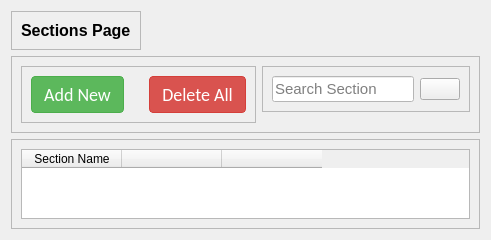
            <widget class="QWidget" name="sections_page">
             <property name="styleSheet">
              <string notr="true"/>
             </property>
             <layout class="QVBoxLayout" name="verticalLayout_10">
              <item alignment="Qt::AlignLeft|Qt::AlignTop">
               <widget class="QFrame" name="frame_12">
                <property name="frameShape">
                 <enum>QFrame::StyledPanel</enum>
                </property>
                <property name="frameShadow">
                 <enum>QFrame::Raised</enum>
                </property>
                <layout class="QHBoxLayout" name="horizontalLayout_8">
                 <item alignment="Qt::AlignLeft|Qt::AlignTop">
                  <widget class="QLabel" name="label_3">
                   <property name="font">
                    <font>
                     <family>Arial</family>
                     <pointsize>12</pointsize>
                     <weight>75</weight>
                     <bold>true</bold>
                    </font>
                   </property>
                   <property name="styleSheet">
                    <string notr="true">color: black;
</string>
                   </property>
                   <property name="text">
                    <string>Sections Page</string>
                   </property>
                  </widget>
                 </item>
                </layout>
               </widget>
              </item>
              <item alignment="Qt::AlignTop">
               <widget class="QFrame" name="frame_9">
                <property name="sizePolicy">
                 <sizepolicy hsizetype="Preferred" vsizetype="Preferred">
                  <horstretch>0</horstretch>
                  <verstretch>0</verstretch>
                 </sizepolicy>
                </property>
                <property name="frameShape">
                 <enum>QFrame::StyledPanel</enum>
                </property>
                <property name="frameShadow">
                 <enum>QFrame::Raised</enum>
                </property>
                <layout class="QHBoxLayout" name="horizontalLayout_7">
                 <item alignment="Qt::AlignLeft">
                  <widget class="QFrame" name="frame_10">
                   <property name="styleSheet">
                    <string notr="true"/>
                   </property>
                   <property name="frameShape">
                    <enum>QFrame::StyledPanel</enum>
                   </property>
                   <property name="frameShadow">
                    <enum>QFrame::Raised</enum>
                   </property>
                   <layout class="QHBoxLayout" name="horizontalLayout_9">
                    <property name="spacing">
                     <number>25</number>
                    </property>
                    <item alignment="Qt::AlignLeft">
                     <widget class="QPushButton" name="add_section_button">
                      <property name="font">
                       <font>
                        <family>Calibri</family>
                        <pointsize>-1</pointsize>
                        <weight>50</weight>
                        <bold>false</bold>
                       </font>
                      </property>
                      <property name="styleSheet">
                       <string notr="true">QPushButton
{
 display: inline-block;
  padding: 6px 12px;
  margin-bottom: 0;
  font-size: 18px;
  font-weight: normal;
  line-height: 1.42857143;
  text-align: center;
  white-space: nowrap;
  vertical-align: middle;
  -ms-touch-action: manipulation;
      touch-action: manipulation;
  cursor: pointer;
  -webkit-user-select: none;
     -moz-user-select: none;
      -ms-user-select: none;
          user-select: none;
  background-image: none;
  border: 1px solid transparent;
  border-radius: 4px;
color: #fff; 
background-color: #5cb85c;
  border-color: #4cae4c;
}


:hover
{
 color: #fff;
  background-color: #449d44;
  border-color: #398439;
}</string>
                      </property>
                      <property name="text">
                       <string>Add New</string>
                      </property>
                      <property name="icon">
                       <iconset resource="icons.qrc">
                        <normaloff>:/icons/icons/icons8-add-48.png</normaloff>:/icons/icons/icons8-add-48.png</iconset>
                      </property>
                      <property name="iconSize">
                       <size>
                        <width>24</width>
                        <height>24</height>
                       </size>
                      </property>
                     </widget>
                    </item>
                    <item alignment="Qt::AlignLeft">
                     <widget class="QPushButton" name="section_delete_all_button">
                      <property name="font">
                       <font>
                        <family>Calibri</family>
                        <pointsize>-1</pointsize>
                        <weight>50</weight>
                        <bold>false</bold>
                       </font>
                      </property>
                      <property name="styleSheet">
                       <string notr="true">QPushButton
{
 display: inline-block;
  padding: 6px 12px;
  margin-bottom: 0;
  font-size: 18px;
  font-weight: normal;
  line-height: 1.42857143;
  text-align: center;
  white-space: nowrap;
  vertical-align: middle;
  -ms-touch-action: manipulation;
      touch-action: manipulation;
  cursor: pointer;
  -webkit-user-select: none;
     -moz-user-select: none;
      -ms-user-select: none;
          user-select: none;
  background-image: none;
  border: 1px solid transparent;
  border-radius: 4px;
color: #fff; 
background-color: #5cb85c;
  border-color: #4cae4c;
}
QPushButton
{
color: #fff;
  background-color: #d9534f;
  border-color: #d43f3a;

}


:hover
{
 color: #fff;
  background-color: #c9302c;
  border-color: #ac2925;
}</string>
                      </property>
                      <property name="text">
                       <string>Delete All</string>
                      </property>
                      <property name="icon">
                       <iconset resource="icons.qrc">
                        <normaloff>:/icons/icons/delete_icon_red.png</normaloff>:/icons/icons/delete_icon_red.png</iconset>
                      </property>
                      <property name="iconSize">
                       <size>
                        <width>24</width>
                        <height>24</height>
                       </size>
                      </property>
                     </widget>
                    </item>
                   </layout>
                  </widget>
                 </item>
                 <item alignment="Qt::AlignRight|Qt::AlignTop">
                  <widget class="QFrame" name="frame_11">
                   <property name="frameShape">
                    <enum>QFrame::StyledPanel</enum>
                   </property>
                   <property name="frameShadow">
                    <enum>QFrame::Raised</enum>
                   </property>
                   <layout class="QHBoxLayout" name="horizontalLayout_10">
                    <item alignment="Qt::AlignRight">
                     <widget class="QLineEdit" name="search_section_text">
                      <property name="font">
                       <font>
                        <family>Arial</family>
                        <pointsize>11</pointsize>
                       </font>
                      </property>
                      <property name="styleSheet">
                       <string notr="true">background-color: white; 
border-bottom: 1px solid;</string>
                      </property>
                      <property name="placeholderText">
                       <string>Search Section</string>
                      </property>
                     </widget>
                    </item>
                    <item alignment="Qt::AlignLeft">
                     <widget class="QPushButton" name="search_section_button">
                      <property name="text">
                       <string/>
                      </property>
                      <property name="icon">
                       <iconset resource="icons.qrc">
                        <normaloff>:/icons/icons/icons8-search-50.png</normaloff>:/icons/icons/icons8-search-50.png</iconset>
                      </property>
                      <property name="iconSize">
                       <size>
                        <width>24</width>
                        <height>24</height>
                       </size>
                      </property>
                     </widget>
                    </item>
                   </layout>
                  </widget>
                 </item>
                </layout>
               </widget>
              </item>
              <item>
               <widget class="QFrame" name="frame_8">
                <property name="sizePolicy">
                 <sizepolicy hsizetype="Preferred" vsizetype="Expanding">
                  <horstretch>0</horstretch>
                  <verstretch>0</verstretch>
                 </sizepolicy>
                </property>
                <property name="frameShape">
                 <enum>QFrame::StyledPanel</enum>
                </property>
                <property name="frameShadow">
                 <enum>QFrame::Raised</enum>
                </property>
                <layout class="QHBoxLayout" name="horizontalLayout_11">
                 <item>
                  <widget class="QTableWidget" name="section_table">
                   <property name="sizePolicy">
                    <sizepolicy hsizetype="Expanding" vsizetype="Expanding">
                     <horstretch>0</horstretch>
                     <verstretch>0</verstretch>
                    </sizepolicy>
                   </property>
                   <property name="styleSheet">
                    <string notr="true">QTableWidget
{
font-size: 20px;
}</string>
                   </property>
                   <property name="sizeAdjustPolicy">
                    <enum>QAbstractScrollArea::AdjustToContents</enum>
                   </property>
                   <property name="editTriggers">
                    <set>QAbstractItemView::NoEditTriggers</set>
                   </property>
                   <property name="alternatingRowColors">
                    <bool>true</bool>
                   </property>
                   <property name="sortingEnabled">
                    <bool>true</bool>
                   </property>
                   <attribute name="horizontalHeaderShowSortIndicator" stdset="0">
                    <bool>true</bool>
                   </attribute>
                   <attribute name="verticalHeaderVisible">
                    <bool>false</bool>
                   </attribute>
                   <column>
                    <property name="text">
                     <string>Section Name</string>
                    </property>
                   </column>
                   <column>
                    <property name="text">
                     <string/>
                    </property>
                   </column>
                   <column>
                    <property name="text">
                     <string/>
                    </property>
                   </column>
                  </widget>
                 </item>
                </layout>
               </widget>
              </item>
             </layout>
            </widget>
